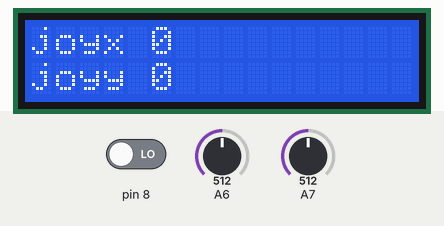
Recording of a sketch running on a simulated Arduino Nano, built with avr-gcc and run on an emulated ATmega328P. Shown: 16×2 character LCD. Inputs (shaded band) come from the test bench; at power-on: pin 8 LOW, A6 = 512, A7 = 512.

Above: at 3.2 s.
3.3 s: pin 8 driven HIGH
At 3.9 s:
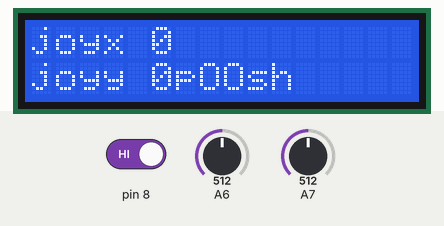
4.8 s: A6 set to 716
At 5.4 s:
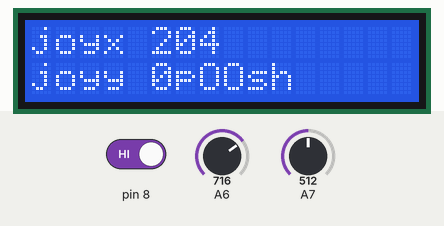
6.3 s: A7 set to 716
At 6.9 s:
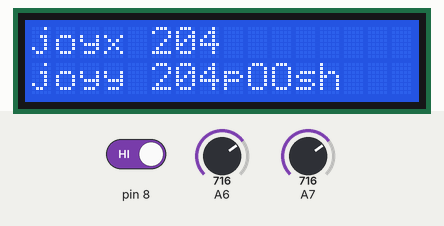
7.8 s: A6 set to 900
At 8.5 s:
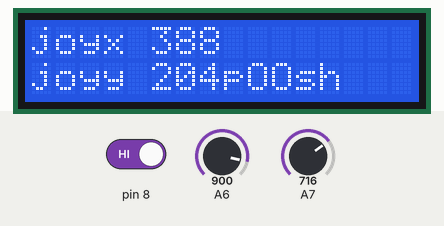
9.3 s: A7 set to 900
At 10.1 s:
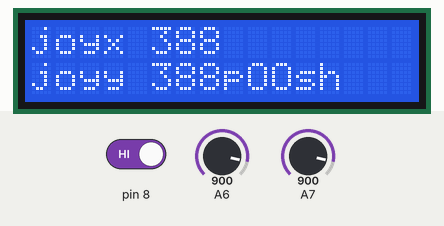
10.8 s: pin 8 driven LOW
At 11.7 s:
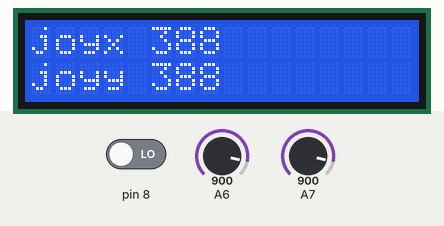
Timing chart, 0 to 13.3 s (numbered marks = the images above; inputs shaded):
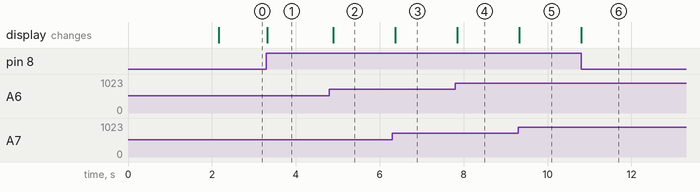

Measured:
- after the input at 3.3 s, the display: changes at once (image 1)
- after the input at 4.8 s, the display: changes after 0.09 s (image 2)
- after the input at 6.3 s, the display: changes after 0.07 s (image 3)
- after the input at 7.8 s, the display: changes after 0.05 s (image 4)
- after the input at 9.3 s, the display: changes at once (image 5)
- after the input at 10.8 s, the display: changes at once (image 6)

The sketch:

knuckles_screen_test.ino
```cpp
#include <LiquidCrystal.h>

class Joystick{
private:
  uint8_t joyXPin, joyYPin, switchPin;
  uint16_t zero_valueX, zero_valueY, threshold;
public:
  Joystick(uint8_t joyXPin, uint8_t joyYPin, uint8_t switchPin, uint16_t threshold): joyXPin(joyXPin), joyYPin(joyYPin), switchPin(switchPin), threshold(threshold){}
  void begin(){
     pinMode( joyXPin, INPUT); pinMode( joyYPin, INPUT); pinMode( switchPin, INPUT);
    zero_valueX = analogRead( joyXPin); zero_valueY = analogRead(joyYPin);
  }
  int16_t getX(){
    int16_t val = analogRead(joyXPin) - zero_valueX;
    return abs(val) > threshold ? val : 0;
  }
  int16_t getY(){
    int16_t val = analogRead(joyYPin) - zero_valueY;
    return abs(val) > threshold ? val : 0;
  }
  bool getSwitch(){ return digitalRead(switchPin);}
};

// initialize the library by associating any needed LCD interface pin
// with the arduino pin number it is connected to
const int rs = 7, en = 6, d4 = 5, d5 = 4, d6 = 3, d7 = 2;
LiquidCrystal lcd(rs, en, d4, d5, d6, d7);

const uint8_t sw = 8, joyX = A6, joyY = A7;
Joystick shtikk( joyX, joyY, sw, 5);


void setup() {
  // set up the LCD's number of columns and rows:
  lcd.begin(16, 2);
  shtikk.begin();
  lcd.print("penor bol");
  delay(2000);
}

void loop() {
  // set the cursor to column 0, line 1
  // (note: line 1 is the second row, since counting begins with 0):
  delay(100);
  lcd.clear();
  lcd.setCursor(0, 0);
  // print the number of seconds since reset:
  lcd.print("joyx ");
  lcd.print(shtikk.getX());
  lcd.setCursor(0,1);
  lcd.print("joyy ");
  lcd.print(shtikk.getY());
  if (shtikk.getSwitch()) lcd.print("pOOsh");
}
```
